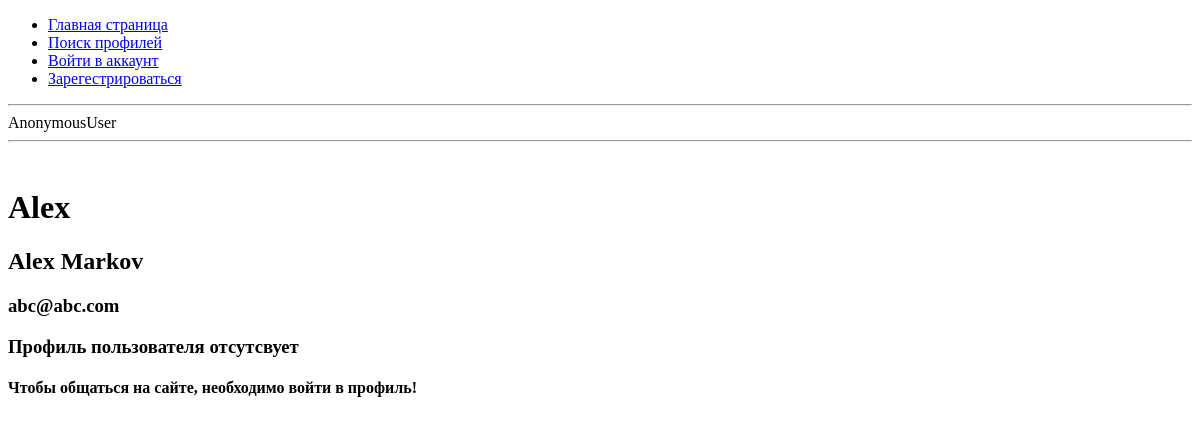
Before: /profile/Alex/ with the older database file.
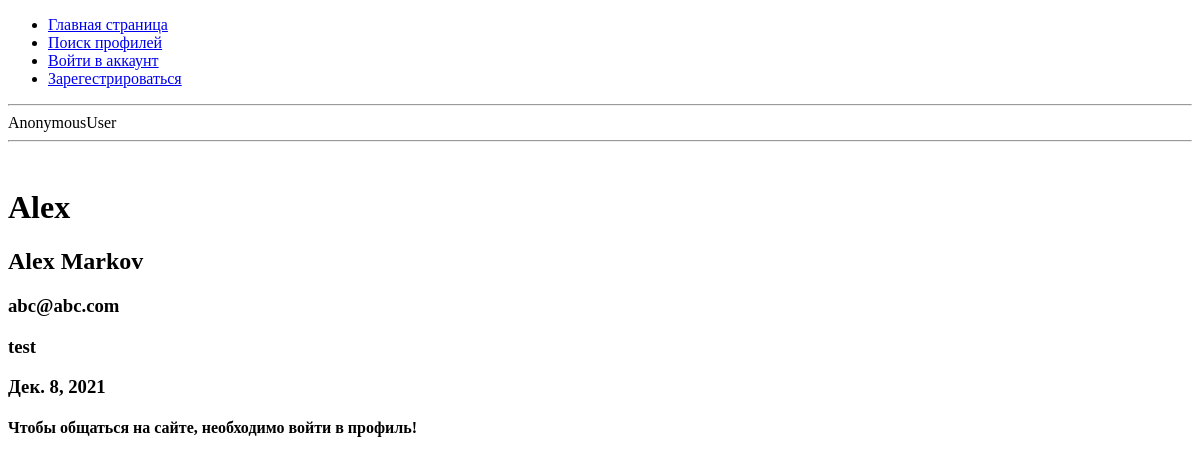
After: the same page with the newer database file.
### main/models.py (models this page shows, shortened)
class Profile(models.Model):
  status = models.CharField(
    verbose_name = 'Статус',
    max_length = 50,
    null = False,
    blank = False,
    default = '',
  )
  birth = models.DateField(
    verbose_name = 'Дата рождения',
    null = False,
    blank = False,
    auto_now = False,
    auto_now_add = False,
  )
  user = models.ForeignKey(
    to = User,
    verbose_name = 'Ядро пользователя',
    on_delete = models.CASCADE,
    null = False,
    blank = False,
  )
  class Meta:
    verbose_name = 'Профиль'
    verbose_name_plural = 'Профили'

### main/views.py (the view, shortened to what this page needs)
# urls.py: path('profile/', views.profile_page.as_view(), name='my_profile_page'),
class profile_page(View):
    def get(self, request, username=None):
        if username == None or username == request.user.username:
            if request.user.is_authenticated:
                form = SearchProfileForm()
                profile = Profile.objects.filter(user=request.user).first()
                context = {'user': request.user, 'profile': profile, 'form': form}
                return render(request, 'pages/profile.html', context)
            return redirect('index_page')
        else:
            context = {'page_title': 'Профиль'}
            u = User.objects.filter(username=username).first()
            if u != None:
                context['page_title'] += ' ' + u.username
                context['p_user'] = u
                p = Profile.objects.filter(user=u).first()
                if p != None:
                    context['profile'] = p
                return render(request, 'pages/user_profile.html', context)
            else:
                return redirect('index_page')

### main/templates/pages/user_profile.html
{% extends 'base.html' %}
{% load static %}
{% block content %}
<h1>{{ p_user.username }}</h1>
<h2>{{ p_user.first_name }} {{ p_user.last_name }}</h2>
<h3>{{ p_user.email }}</h3>
{% if profile != None %}
   <h3>{{ profile.status }}</h3>
   <h3>{{ profile.birth }}</h3>
{% else %}
   <h3>Профиль пользователя отсутсвует</h3>
{% endif %}
{% if user.is_authenticated %}
    {% if dialog %}
      <h4><a href="{% url 'dialog' dialog.link %}">Открыть диалог</a></h4>
    {% else %}
      <h4><a href="{% url 'create_dialog_page' p_user.username %}">Начать общение</a></h4>
    {% endif %}
  {% else %}
    <h4>Чтобы общаться на сайте, необходимо войти в профиль!</h4>
  {% endif %}
{% endblock content %}

Changed rows visible on the page:
added Profile: status "test", birth "Дек. 8, 2021"
Other visible differences:
text no longer shown: "Профиль пользователя отсутсвует"
